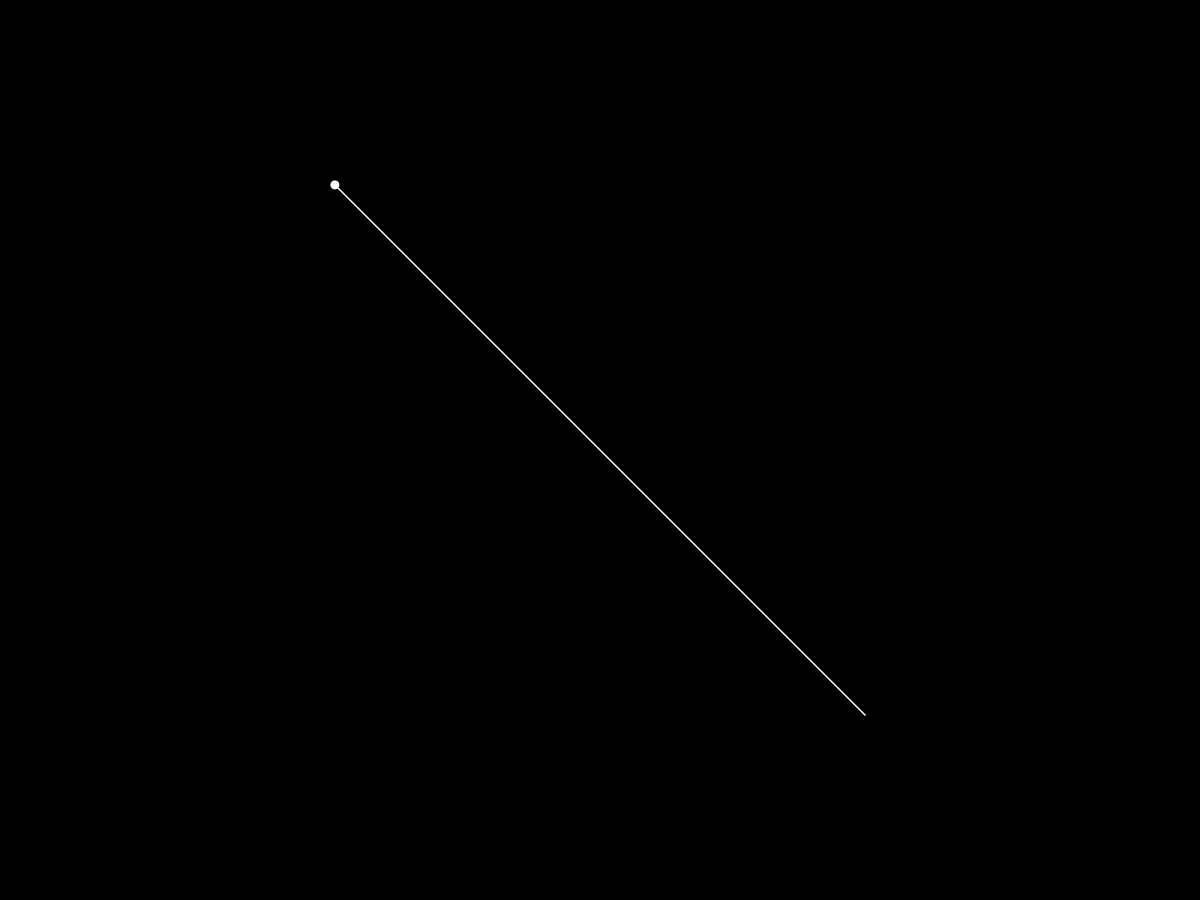
Frame 1 (no input)
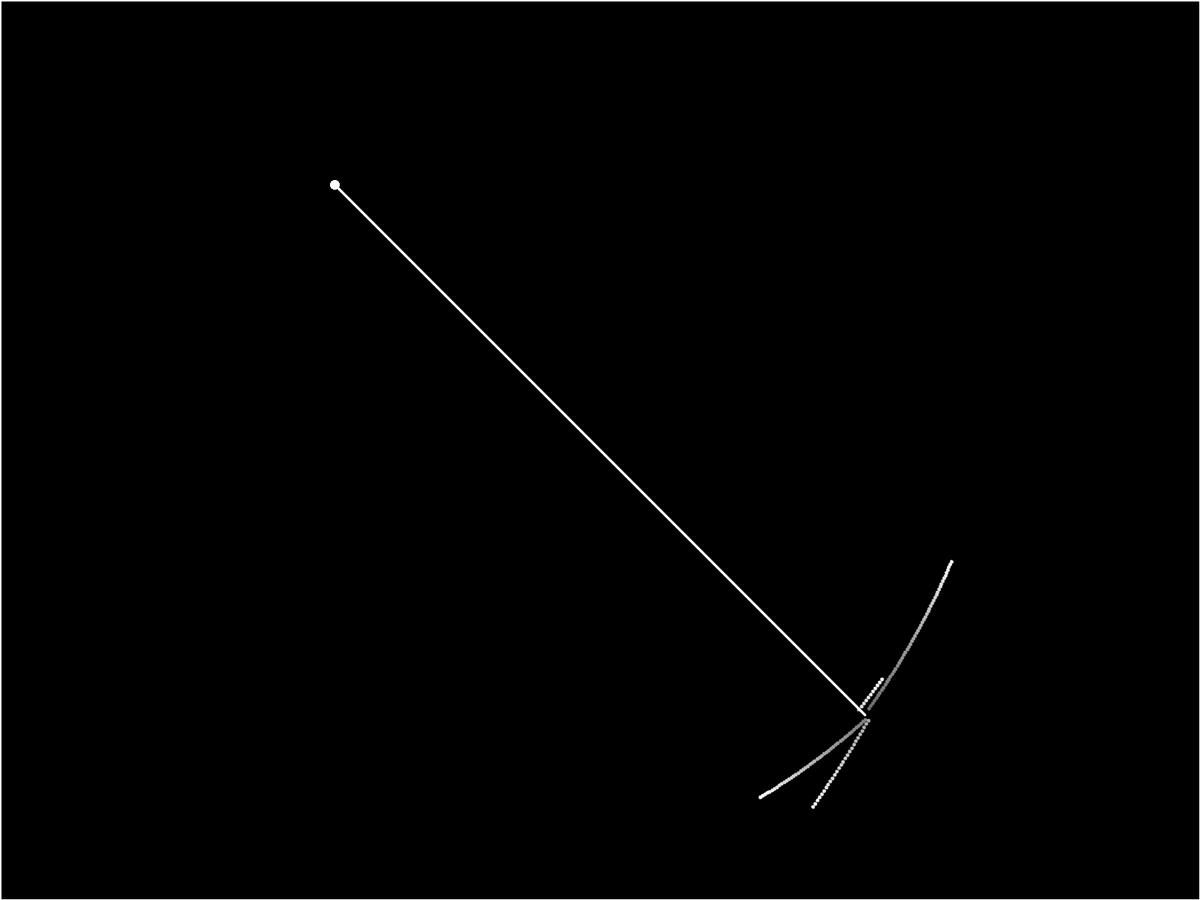
Frame 60 (the mouse pressed at the canvas centre just before this capture)
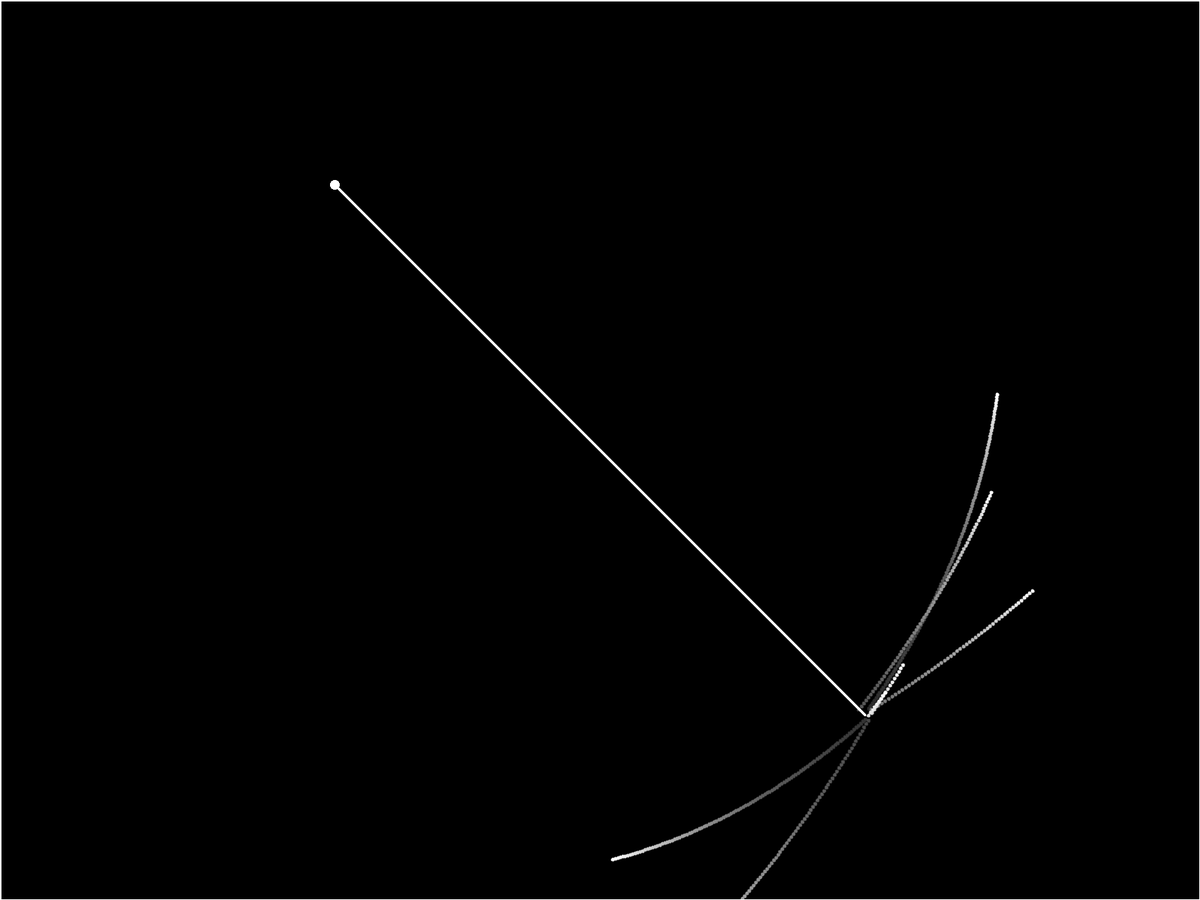
Frame 120 (the mouse held since frame 60 and released just before this capture)

The Processing sketch that drew these frames (run headless with seeded random() and noise(); from frame 60 on, the mouse is pressed at the canvas centre):

// Processing sketch: MagnetOK
// ── MagnetOK.pde
ArrayList<magnet> mags = new ArrayList<magnet>();
ArrayList<position> parts = new ArrayList<position>();
ArrayList<position> Nparts = new ArrayList<position>();

void setup(){
  fullScreen();
  magnet mag = new magnet();
  mag.x = width/2;
  mag.y = height/2;
  mag.angle = radians(45);
  mag.size = 1000;
  mag.power = 0.05;
  mags.add(mag);
  background(0);
}

void draw(){
  fill(0, 4);
  rect(0, 0, width, height);
  fill(255);
  for(magnet mag: mags){
    float firstposX = mag.x - cos(mag.angle)*mag.size/2;
    float firstposY = mag.y - sin(mag.angle)*mag.size/2;
    float secondposX = mag.x + cos(mag.angle)*mag.size/2;
    float secondposY = mag.y + sin(mag.angle)*mag.size/2;
    position part = new position();
    part.x = firstposX + random(-100, 100);
    part.y = firstposY + random(-100, 100);
    part.isN = false;
    if(random(0, 1) < 1){
      Nparts.add(part);
    }
    position Npart = new position();
    Npart.x = secondposX + random(-10, 10);
    Npart.y = secondposY + random(-10, 10);
    Npart.isN = false;
    float randomAngle;
    if(random(0, 2) < 1){
      randomAngle = random(120, 150);
    }
    else {
      randomAngle = random(300, 330);
    }
    float randomPower = random(4, 6);
    Npart.vecX = cos(radians(randomAngle))*randomPower;
    Npart.vecY = sin(radians(randomAngle))*randomPower;
    if(random(0, 10) < 1){
      parts.add(Npart);
    }
    stroke(255);
    strokeWeight(2);
    ellipse(firstposX, firstposY, 10, 10);
    line(firstposX, firstposY, secondposX, secondposY);
  }
  int i = 0;
  ArrayList<position> newparts = new ArrayList<position>();
  for(position part: parts){
    ellipse(part.x, part.y, 3, 3);
    part.vecX /= 1.002;
    part.vecY /= 1.002;
    for(magnet mag: mags){
      float firstposX = mag.x - cos(mag.angle)*mag.size/2;
      float firstposY = mag.y - sin(mag.angle)*mag.size/2;
      float secondposX = mag.x + cos(mag.angle)*mag.size/2;
      float secondposY = mag.y + sin(mag.angle)*mag.size/2;
      if(part.isN){
        float distance = dist(secondposX, secondposY, part.x, part.y) + 100;
        float angle = atan2(part.y-secondposY, part.x-secondposX);
        part.vecX += (cos(angle)/pow(1.001, distance))*mag.power;
        part.vecY += (sin(angle)/pow(1.001, distance))*mag.power;
        if(distance <= 300){
          println(distance);
          //part.isN = false;
          continue;
        }
      }
      else{
        float distance2 = dist(firstposX, firstposY, part.x, part.y) + 100;
        float angle2 = atan2(part.y-firstposY, part.x-firstposX);
        part.vecX += (cos(angle2)/pow(1.001, distance2))*mag.power;
        part.vecY += (sin(angle2)/pow(1.001, distance2))*mag.power;
        if(distance2 <= 500){
          part.isN = true;  
          part.vecX /= 5;//tataku
          part.vecY /= 5;//tataku
        }
      }
      part.x -= part.vecX;
      part.y -= part.vecY;
      newparts.add(part);
    }
    i++;
  }
  parts = newparts;
}

class position{
  float x;
  float y;
  float vecX;
  float vecY;
  boolean isN;
}

class magnet extends position{
  float angle;
  float power;
  float size;
}
